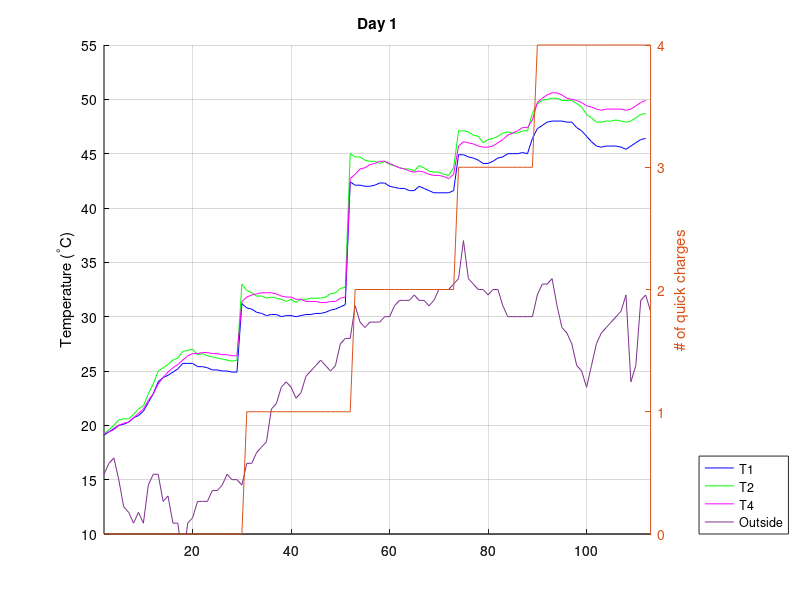
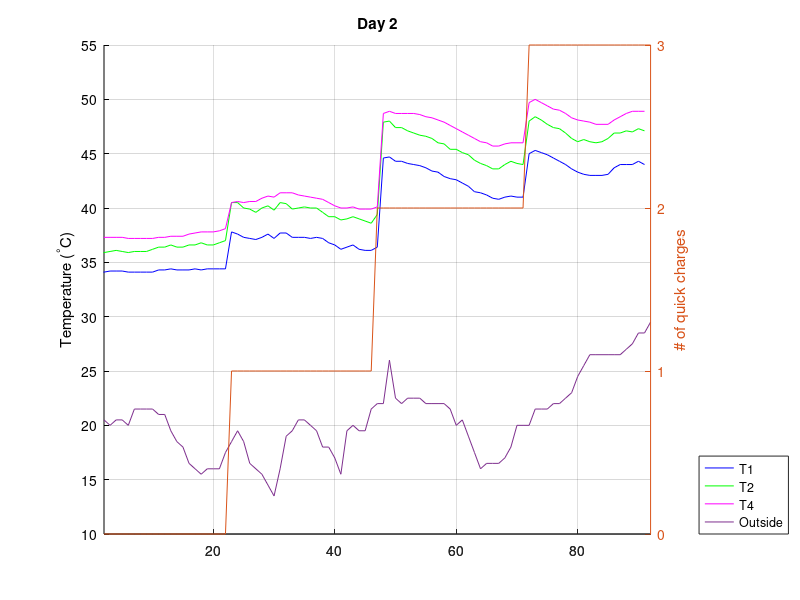
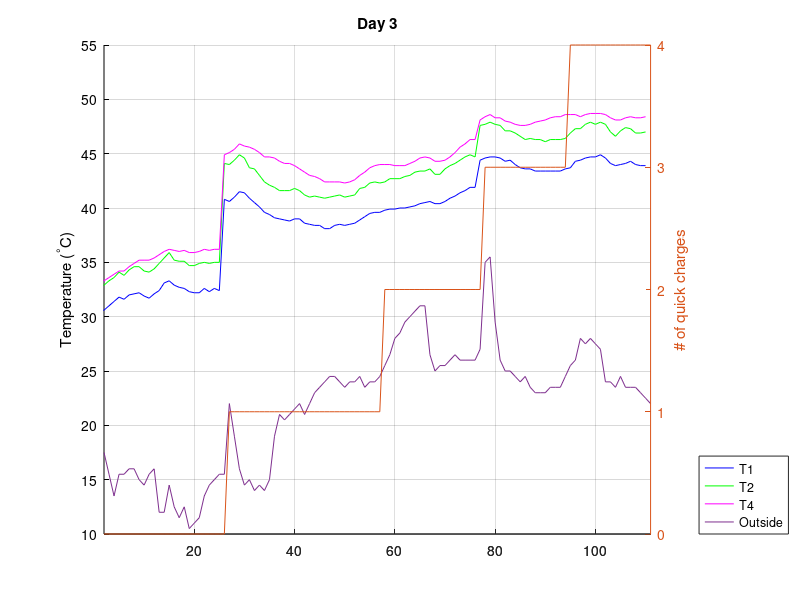

The MATLAB source for these figures, in order:
close all

% Read in data
d1 = dlmread("2022 Denver to Portland/data/day1_clean.csv", ",")
d2 = dlmread("2022 Denver to Portland/data/day2_clean.csv", ",")
d3 = dlmread("2022 Denver to Portland/data/day3_clean.csv", ",")

% Column look up
T1 = 15
T2 = 17
T4 = 21
ODO = 121
QC = 122
Ambient = 128
SOH = 129

% Day 1 ~~~~~~~~~~~~~~~~~~~~~~~~~~~~~~~~~~~~~~~~~~~~~~~~~~~~~~~~~~~~~~~~~~~~~~~~
% data seperation
d1_T1 = d1(2:size(d1), T1)                        % T1 temperature in C
d1_T2 = d1(2:size(d1), T2)                        % T2 temperature in C
d1_T4 = d1(2:size(d1), T4)                        % T4 temperature in C
d1_Ta = d1(2:size(d1), Ambient)                   % Ambient temperature in F
d1_qc = d1(2:size(d1), QC)                        % Total number of quick charges
d1_odo = d1(2:size(d1), ODO)                      % ODO reading in mi
d1_soh = d1(2:size(d1), SOH)                      % SOH in percent

% data processing
d1_Ta = (d1_Ta - 32) * (5/9)                      % Convert ambient from F to C
d1_dist = d1_odo(size(d1_odo)) - d1_odo(1)        % Calculate miles driven

min_qc = min(d1_qc)                               % Get the lowest total QC
d1_qc = d1_qc - min_qc                            % Subtract the lowest total QC from total QC's to get number of QC's done in the day


% Day 2 ~~~~~~~~~~~~~~~~~~~~~~~~~~~~~~~~~~~~~~~~~~~~~~~~~~~~~~~~~~~~~~~~~~~~~~~~
% data seperation
d2_T1 = d2(2:size(d2), T1)                        % T1 temperature in C
d2_T2 = d2(2:size(d2), T2)                        % T2 temperature in C
d2_T4 = d2(2:size(d2), T4)                        % T4 temperature in C
d2_Ta = d2(2:size(d2), Ambient)                   % Ambient temperature in F
d2_qc = d2(2:size(d2), QC)                        % Total number of quick charges
d2_odo = d2(2:size(d2), ODO)                      % ODO reading in mi
d2_soh = d2(2:size(d2), SOH)                      % SOH in percent

% data processing
d2_Ta = (d2_Ta - 32) * (5/9)                      % Convert ambient from F to C
d2_dist = d2_odo(size(d2_odo)) - d2_odo(1)        % Calculate miles driven

min_qc = min(d2_qc)                               % Get the lowest total QC
d2_qc = d2_qc - min_qc                            % Subtract the lowest total QC from total QC's to get number of QC's done in the day


% Day 3 ~~~~~~~~~~~~~~~~~~~~~~~~~~~~~~~~~~~~~~~~~~~~~~~~~~~~~~~~~~~~~~~~~~~~~~~~
% data seperation
d3_T1 = d3(2:size(d3), T1)                        % T1 temperature in C
d3_T2 = d3(2:size(d3), T2)                        % T2 temperature in C
d3_T4 = d3(2:size(d3), T4)                        % T4 temperature in C
d3_Ta = d3(2:size(d3), Ambient)                   % Ambient temperature in F
d3_qc = d3(2:size(d3), QC)                        % Total number of quick charges
d3_odo = d3(2:size(d3), ODO)                      % ODO reading in mi
d3_soh = d3(2:size(d3), SOH)                      % SOH in percent

% data processing
d3_Ta = (d3_Ta - 32) * (5/9)                      % Convert ambient from F to C
d3_dist = d3_odo(size(d3_odo)) - d3_odo(1)        % Calculate miles driven

min_qc = min(d3_qc)                               % Get the lowest total QC
d3_qc = d3_qc - min_qc                            % Subtract the lowest total QC from total QC's to get number of QC's done in the day


% Plotting day 1 ~~~~~~~~~~~~~~~~~~~~~~~~~~~~~~~~~~~~~~~~~~~~~~~~~~~~~~~~~~~~~~~
figure(1)
hold on
plot(d1_T1, 'color', 'blue')
plot(d1_T2, 'color', 'green')
plot(d1_T4, 'color', 'magenta')
ax = plotyy([2:size(d1)], d1_Ta, [2:size(d1)], d1_qc)
hold off
set(ax(1), {'ycolor'}, {'black'})

grid on
ylim(ax(1), [10 55])
ylim(ax(2), [min(d1_qc) max(d1_qc)])
yticks(ax(1), [10:5:55])
yticks(ax(2), [min(d1_qc):1:max(d1_qc)])
xlim("tight")
title("Day 1")
ylabel(ax(1), 'Temperature (^{\deg}C)')
ylabel(ax(2), '# of quick charges')
legend("T1", "T2", "T4", "Outside", 'location', 'southeastoutside')
#set(ax, "fontsize", 24)


% Plotting day 2 ~~~~~~~~~~~~~~~~~~~~~~~~~~~~~~~~~~~~~~~~~~~~~~~~~~~~~~~~~~~~~~~
figure(2)
hold on
plot(d2_T1, 'color', 'blue')
plot(d2_T2, 'color', 'green')
plot(d2_T4, 'color', 'magenta')
ax = plotyy([2:size(d2)],d2_Ta, [2:size(d2)], d2_qc)
hold off
set(ax(1), {'ycolor'}, {'black'})

grid on
ylim(ax(1), [10 55])
ylim(ax(2), [min(d2_qc) max(d2_qc)])
yticks(ax(1), [10:5:55])
yticks(ax(2), [min(d2_qc):1:max(d2_qc)])
title("Day 2")
ylabel(ax(1), 'Temperature (^{\deg}C)')
ylabel(ax(2), '# of quick charges')
legend("T1", "T2", "T4", "Outside", 'location', 'southeastoutside')
#set(ax, "fontsize", 24)


% Plotting day 3 ~~~~~~~~~~~~~~~~~~~~~~~~~~~~~~~~~~~~~~~~~~~~~~~~~~~~~~~~~~~~~~~
figure(3)
hold on
plot(d3_T1, 'color', 'blue')
plot(d3_T2, 'color', 'green')
plot(d3_T4, 'color', 'magenta')
ax = plotyy([2:size(d3)], d3_Ta,[2:size(d3)], d3_qc)
hold off
set(ax(1), {'ycolor'}, {'black'})

grid on
ylim(ax(1), [10 55])
ylim(ax(2), [min(d3_qc) max(d3_qc)])
yticks(ax(1), [10:5:55])
yticks(ax(2), [min(d3_qc):1:max(d3_qc)+1])
title("Day 3")
ylabel(ax(1), 'Temperature (^{\deg}C)')
ylabel(ax(2), '# of quick charges')
legend("T1", "T2", "T4", "Outside", 'location', 'southeastoutside')
#set(ax, "fontsize", 24)